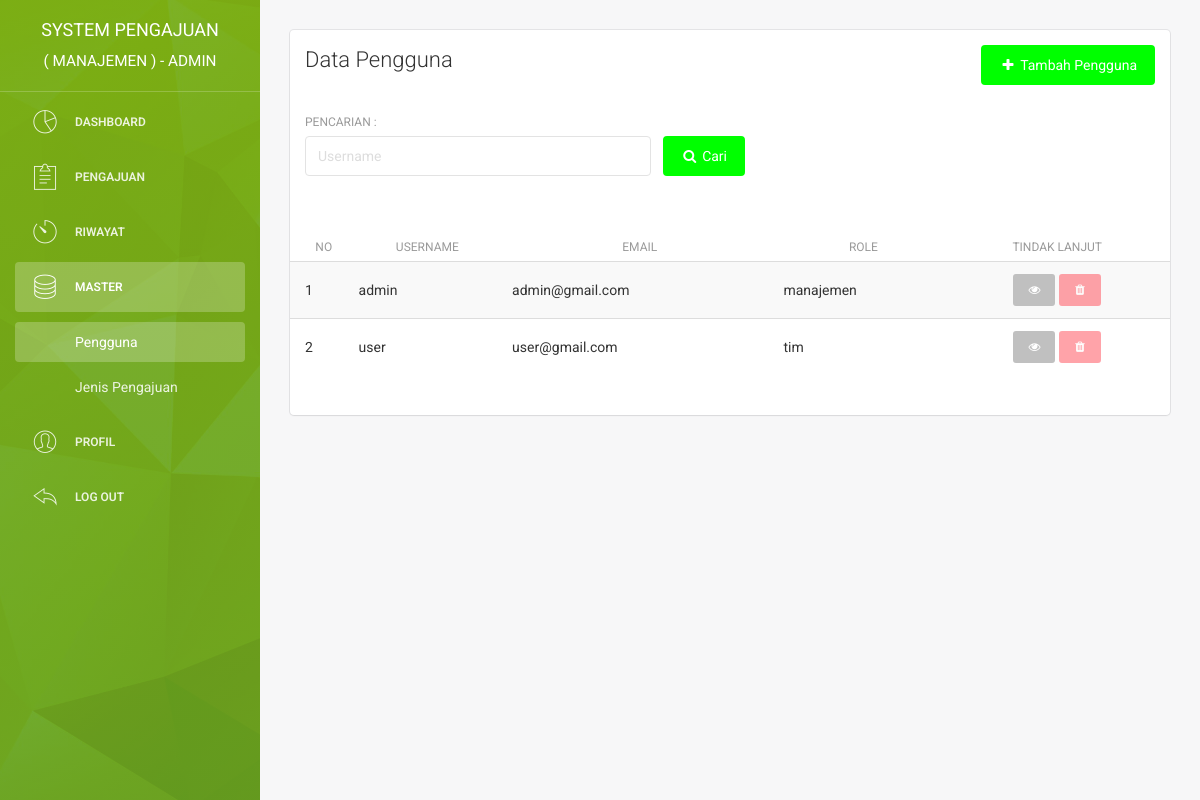
Before: /admin/user.php (signed in) with the older database file.
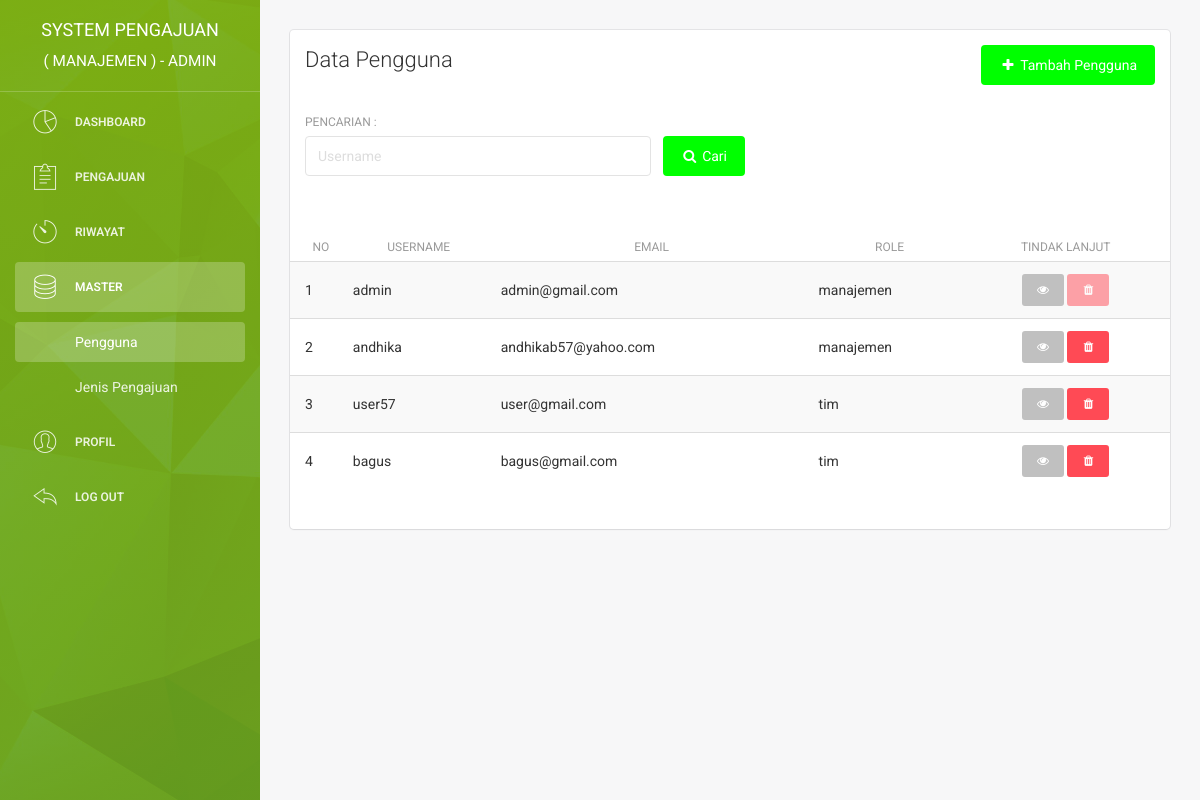
After: the same page with the newer database file.
### tables this page shows
CREATE TABLE `user` (
  `id_user` int(11) NOT NULL,
  `username` varchar(225) NOT NULL,
  `email` varchar(225) NOT NULL,
  `password` varchar(225) NOT NULL,
  `nama_depan` varchar(225) NOT NULL,
  `nama_belakang` varchar(225) NOT NULL,
  `jk` enum('laki-laki','perempuan') NOT NULL,
  `no_hp` varchar(50) NOT NULL,
  `alamat` text NOT NULL,
  `role` enum('manajemen','tim') NOT NULL,
  `pembuatan_akun` date NOT NULL,
  `update_akun` date NOT NULL
);

### admin/user.php (the view, shortened to what the changed rows need)
<?php
    include '../system/koneksi.php';
?>
<!doctype html>
<html lang="en">
<head>
    <link href="../assets/css/bootstrap.min.css" rel="stylesheet" />
    <link href="../assets/css/animate.min.css" rel="stylesheet"/>
    <link href="../assets/css/light-bootstrap-dashboard.css" rel="stylesheet"/>
    <link href="../assets/css/demo.css" rel="stylesheet" />
    <link href="http://maxcdn.bootstrapcdn.com/font-awesome/4.2.0/css/font-awesome.min.css" rel="stylesheet">
    <link href="../assets/css/pe-icon-7-stroke.css" rel="stylesheet" />
    <link rel="stylesheet" href="../assets/dist/sweetalert.css">
</head>
<body>
<div class="wrapper">
    <div class="sidebar" data-color="green" data-image="../assets/img/1.jpg">
    	<div class="sidebar-wrapper">
            <div class="logo">
                <a href="index" class="simple-text">
<?php
 $query_login = "SELECT * FROM user WHERE email ='$_SESSION[email]'";
    $result_login = mysqli_query($con, $query_login);
    $data_login = mysqli_fetch_assoc($result_login);
    $username = $data_login["username"];
?>
                        System Pengajuan<br><small>( MANAJEMEN ) - <?php echo $username ?></small>
                </a>
            </div>
    	</div>
    </div>
    <div class="main-panel">
        <div class="content">
            <div class="container-fluid">
                <div class="row">
                    <div class="col-md-12">
                        <div class="card">
                            <div class="content table-responsive table-full-width">
<?php
        if (isset($_GET['cari'])) {
            $username = ($_GET["cari"]);
                $query = "SELECT * FROM user WHERE username like '%$username%' ORDER BY role" ;
        }
        else {
                $query = "SELECT * FROM user ORDER BY role" ;
        }
            $result = mysqli_query($con, $query);
            if($result->num_rows == 0){
                                    echo '<div class="content table-responsive table-full-width">
                                        <table class="table table-hover table-striped">
                                            <thead>
                                                <th>No</th>
                                                <th>Username</th>
                                                <th>Email</th>
                                                <th>Role</th>
                                                <th>Tindak Lanjut</th>
                                            </thead>
                                            <tbody>
                                                <tr>
                                                    <td colspan="8" align="center">
                                                        Anda tidak memiliki pengajuan
                                                        <br>
                                                        <a href="user">
                                                            <button type="button" class="btn btn-primary btn-fill btn-sm">
                                                                <i class="fa fa-refresh"></i> Refresh data
                                                            </button>
                                                        </a>
                                                    </td>
                                                </tr>
                                            </tbody>
                                        </table>
                                    </div>';
            }
            else {
                                    echo '<div class="content table-responsive table-full-width">
                                        <table class="table table-hover table-striped table-paginate">
                                            <thead>
                                                <th>No</th>
                                                <th>Username</th>
                                                <th>Email</th>
                                                <th>Role</th>
                                                <th>Tindak Lanjut</th>
                                            </thead>
                                            <tbody>';
                    $query_tim = "SELECT * FROM user WHERE ROLE = 'tim'" ;
                    $result_tim = mysqli_query($con, $query_tim);
                    $no = 1;
                while($data = mysqli_fetch_assoc($result)){
                                                echo '<tr>
                                                <td>'.$no.'</td>
                                                <td>'.$data['username'].'</td>
                                                <td>'.$data['email'].'</td>
                                                <td>'.$data['role'].'</td>
                                                <td align="center">
                                                    <a href="detail_user?id='.$data['id_user'].'">
                                                        <button type="button" class="btn btn-info btn-fill btn-sm">
                                                            <i class="fa fa-eye"></i>
                                                        </button>
                                                    </a>';
                    if( $data['email'] == $_SESSION['email'] ){
                                                    echo '<button  type="button" rel="tooltip" class="btn btn-danger btn-fill btn-sm" disabled>
                                                        <i class="fa fa-trash"></i>
                                                    </button>';
                    }
                    else{
                        if ($result_tim->num_rows == 1){
                                                    echo' <button type="button" rel="tooltip" class="btn btn-danger btn-fill btn-sm" disabled>
                                                        <i class="fa fa-trash"></i>
                                                    </button>';
                        }else{
                                                    echo' <button onclick="hapususer('.$data['id_user'].')"  type="button" rel="tooltip" class="btn btn-danger btn-fill btn-sm">
                                                        <i class="fa fa-trash"></i>
                                                    </button>
                                                </td>
                                            </tr>';
                        }
                    }
                                        $no++;
                    }
                                            echo'</tbody>
                                        </table>
                                    </div>';
                }
            ?>
                            </div>
                        </div>
                    </div>
                </div>
            </div>
        </div>
    </div>
</div>
</body>
</html>

Changed rows visible on the page:
added user: username "andhika", email "andhikab57@yahoo.com", role "manajemen"
changed user "user@gmail.com": username "user" → "user57"
added user: username "bagus", email "bagus@gmail.com", role "tim"
